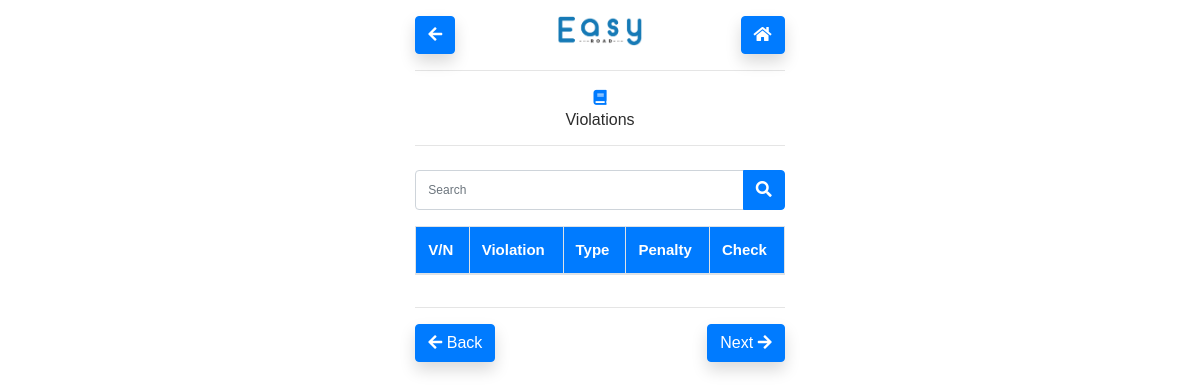
Page /accuse-page-03.php (signed in) on the earlier database version.
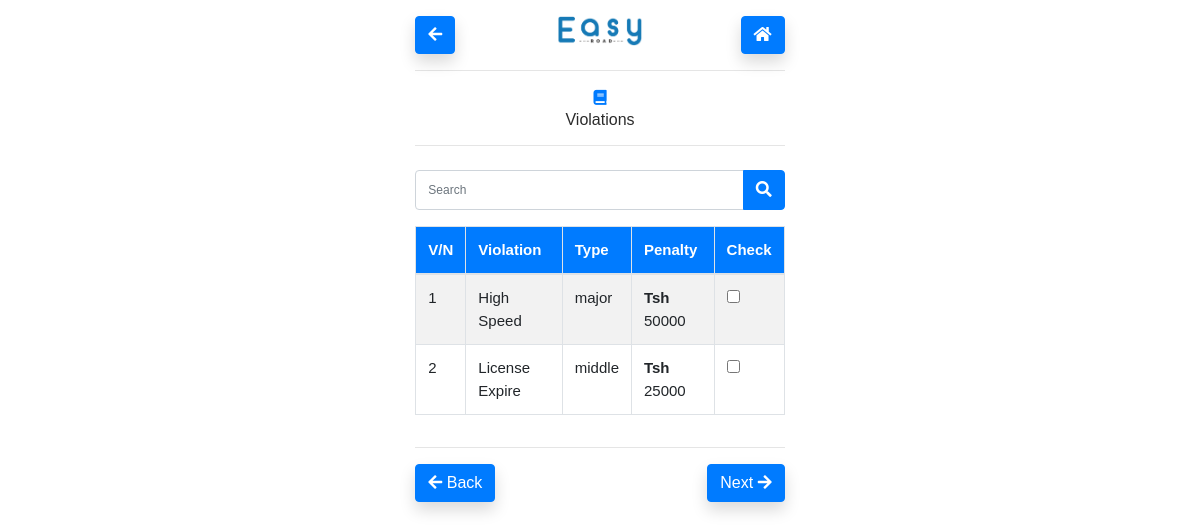
Same page on the later database version.
### tables this page shows
CREATE TABLE `violation` (
  `violation_id` int(11) NOT NULL,
  `violation` varchar(100) NOT NULL,
  `vtype` varchar(255) NOT NULL,
  `penalt` int(11) NOT NULL
);

### accuse-page-03.php (the view, shortened to what this page needs)
<?php
$search = "";
?>
<!DOCTYPE html>
<html lang="en">
<head>
  <?php include 'links.php'; ?>
</head>
<body class="item-align-center">
  <div class="container-fluid p-3">
    <div class="row">
      <div class="col-lg-4 col-md-3"></div>
      <div class="col-lg-4 col-md-6">
        <div class="row">
          <div class="col-lg-4 col-md-4 col-4">
            <div class="nav-item">
              <a href="accuse-page-02.php" class="btn btn-primary shadow">
                <i class="fa fa-arrow-left"></i>
              </a>
            </div>
          </div>
          <div class="col-lg-4 col-md-4 col-4 text-center">
            <div class="nav-item">
              <a href="home.php"><i class="shadow"> </i> <img src="Assets/img/easy-logo 1.png" height="30px" alt=""></a>
            </div>
          </div>
          <div class="col-lg-4 col-md-4 col-4 text-right">
            <div class="nav-item">
              <a href="home.php" class="btn btn-primary shadow">
                <i class="fa fa-home"></i>
              </a>
            </div>
          </div>
        </div>
        <hr>
        <div class="text-center">
          <i class="fa fa-book text-primary"></i>
          <h6>Violations</h6>
        </div>
        <hr>
<form action="help.php" method="POST">
<div class="input-group mb-3 mt-4">
    <input type="text" class="form-control search" name="search" placeholder="Search"value="<?php echo $search; ?>" >
    <div class="input-group-append">
    </span> <button class="btn btn-primary search"><i class="fa fa-search "></i></button> </span>
    </div>
  </div>
</form>
<form action="./Handlers/accuse-page-03.php" method="post">
        <div class="table-responsive">
        <table class="table table-bordered table-striped">
          <thead class="bg-primary text-white">
            <tr>
              <th>V/N</th>
              <th>Violation</th>
              <th>Type</th>
              <th>Penalty</th>
              <th>Check</th>
            </tr>
          </thead>
          <tbody>
          <?php
require("./Handlers/connection.php");
$stmt = $conn->prepare("SELECT * FROM `violation`");
$stmt->execute();
$result=$stmt->fetchAll();
$no = 0;
foreach($result as $res){
$no++;
  ?>
            <tr>
            <td value="#"><?php  echo $no; ?></td>
              <td value="#"><?php  echo $res['violation'] ?></td>
              <td value="#"><?php  echo $res['vtype'] ?></td>
              <td value="#"><b>Tsh </b><?php  echo $res['penalt'] ?></td>
              <td><input type="checkbox" name="check[]" value="<?php echo $res['violation_id']?>"></td>
            </tr>
            <?php
}
    ?>
          </tbody>
        </table>
        </div>
        <hr>
          <button type="submit" name="submit" class="btn btn-primary shadow float-right">Next <i class="fas fa-arrow-right"></i></button>
        <a class="text-white" href="accuse-page-02.php">
          <button type="submit" class="btn btn-primary shadow float-left"><i class="fas fa-arrow-left"></i> Back </a>
</form>
      </div>
    </div>
  </div>
</body>
</html>

### links.php (shortened to what this page needs)
<!DOCTYPE html>
<html lang="en">
<head>
 <link href="Assets/css/bootstrap.min.css" rel="stylesheet">
 <link href="Asset/css/bootstrap.css" rel="stylesheet">
 <link href="Assets/css/style.css" rel="stylesheet">
 <link rel="stylesheet" href="https://use.fontawesome.com/releases/v5.7.0/css/all.css"
>
   </head>

### Assets/css/style.css (style rules this page uses)
body { font-family: 'poppins', sans-serif; font-size: 15px; color: #2c2c2c; }
a { text-decoration: none; }
.form-control { font-size: 12px; min-height: 30px; font-weight: 500; }
.search { height: 40px; }
* { margin:0; padding:0; box-sizing:border-box; }

Differences in the rows shown:
added violation: violation "High Speed", vtype "major", penalt "50000"
added violation: violation "License Expire", vtype "middle", penalt "25000"
